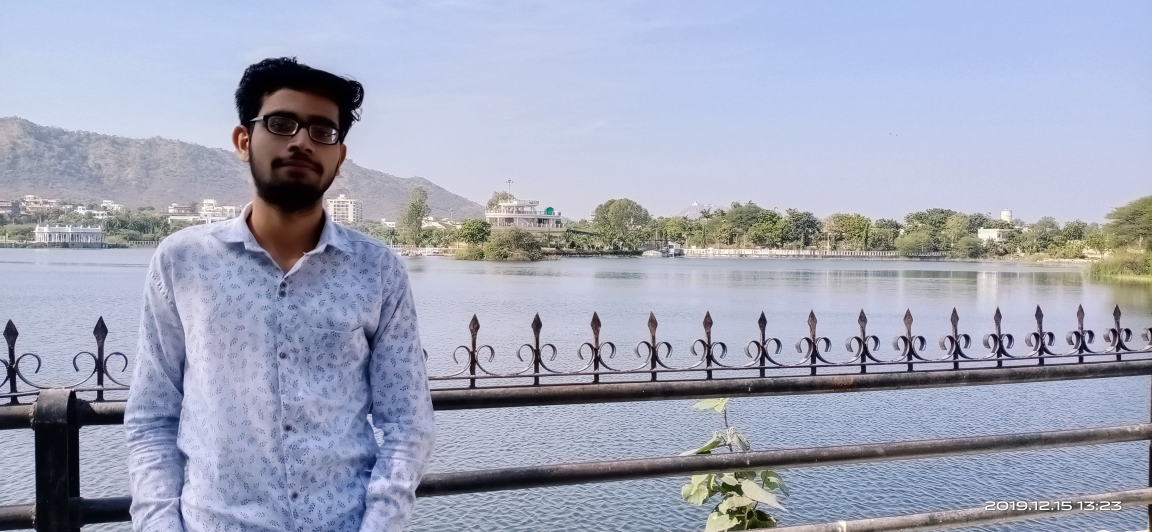
#> input picture 0.jpg, 4608 x 2128 px (shown at 1/4 size)
$ python python3.py   (older library calls are emulated)
#> lines starting #> are read from the running program, lines starting #| are printed output that depends on the picture
# import scipy.misc as sci1
# from scipy.misc import imread, imsave, imresize
# from scipy.misc import imresize
import imageio.v2 as imageio
from imageio import imread, imsave
# [5 lines of commented-out code are left out]
img =imread('0.jpg') # path of the image
#> img is the input picture: shape (2128, 4608, 3); mean R, G, B 162.1, 167.2, 186.7
print(img.dtype, img.shape)
#| uint8 (2128, 4608, 3)
# Tinting the image
img_tint = img * [1, 0.45, 0.3]
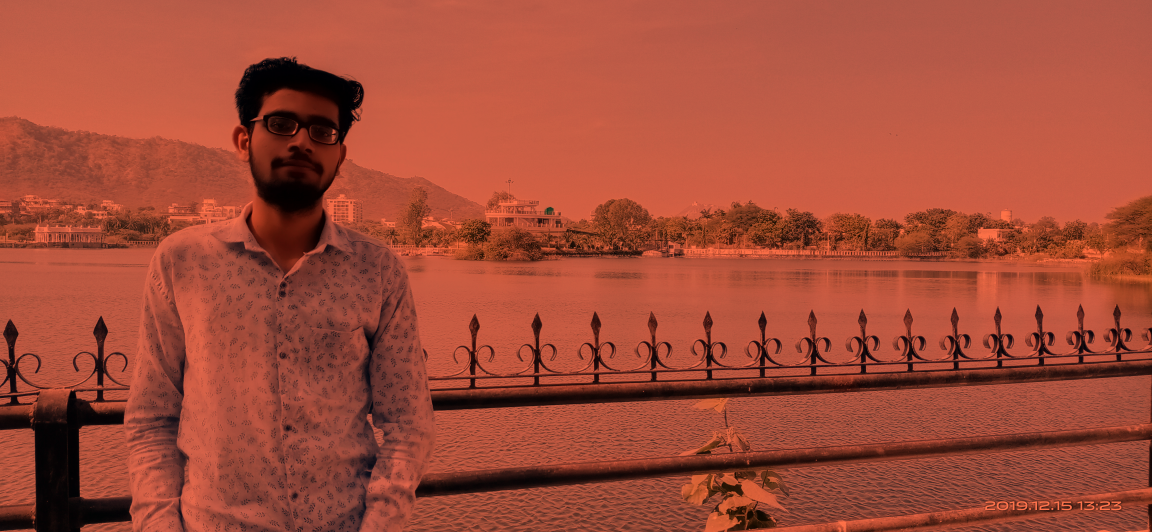
#> img_tint: shape (2128, 4608, 3) float64 (shown at 1/4 size); mean R, G, B 162.1, 75.2, 56
# Saving the tinted image
#> (the run stopped early here; a loop or call above may not have finished)
